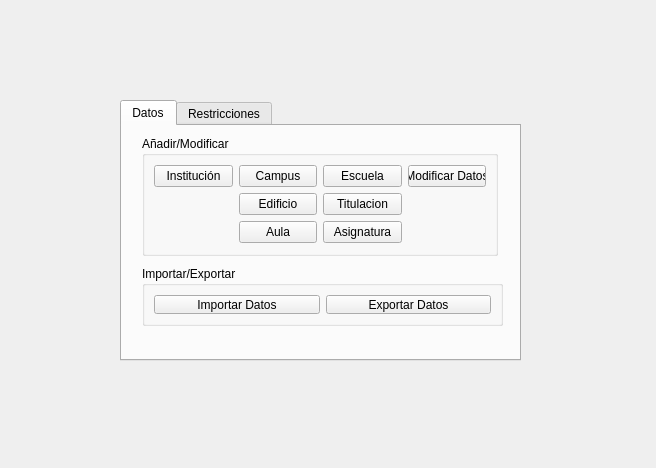
<?xml version="1.0" encoding="UTF-8"?>
<ui version="4.0">
 <class>MainWindow</class>
 <widget class="QMainWindow" name="MainWindow">
  <property name="geometry">
   <rect>
    <x>0</x>
    <y>0</y>
    <width>656</width>
    <height>468</height>
   </rect>
  </property>
  <property name="windowTitle">
   <string>MainWindow</string>
  </property>
  <widget class="QWidget" name="centralwidget">
   <widget class="QTabWidget" name="tabWidget">
    <property name="geometry">
     <rect>
      <x>120</x>
      <y>100</y>
      <width>401</width>
      <height>261</height>
     </rect>
    </property>
    <property name="currentIndex">
     <number>0</number>
    </property>
    <widget class="QWidget" name="datos">
     <attribute name="title">
      <string>Datos</string>
     </attribute>
     <widget class="QGroupBox" name="addModify">
      <property name="geometry">
       <rect>
        <x>20</x>
        <y>10</y>
        <width>356</width>
        <height>120</height>
       </rect>
      </property>
      <property name="title">
       <string>Añadir/Modificar</string>
      </property>
      <layout class="QGridLayout" name="gridLayout_3">
       <item row="0" column="0">
        <widget class="QPushButton" name="institucion">
         <property name="text">
          <string>Institución</string>
         </property>
        </widget>
       </item>
       <item row="0" column="1">
        <widget class="QPushButton" name="campus">
         <property name="text">
          <string>Campus</string>
         </property>
        </widget>
       </item>
       <item row="0" column="2">
        <widget class="QPushButton" name="escuela">
         <property name="text">
          <string>Escuela</string>
         </property>
        </widget>
       </item>
       <item row="0" column="3">
        <widget class="QPushButton" name="modificar">
         <property name="text">
          <string>Modificar Datos</string>
         </property>
        </widget>
       </item>
       <item row="1" column="1">
        <widget class="QPushButton" name="edificio">
         <property name="text">
          <string>Edificio</string>
         </property>
        </widget>
       </item>
       <item row="1" column="2">
        <widget class="QPushButton" name="titulacion">
         <property name="text">
          <string>Titulacion</string>
         </property>
        </widget>
       </item>
       <item row="2" column="1">
        <widget class="QPushButton" name="aula">
         <property name="text">
          <string>Aula</string>
         </property>
        </widget>
       </item>
       <item row="2" column="2">
        <widget class="QPushButton" name="asignatura">
         <property name="text">
          <string>Asignatura</string>
         </property>
        </widget>
       </item>
      </layout>
     </widget>
     <widget class="QGroupBox" name="importExport">
      <property name="geometry">
       <rect>
        <x>20</x>
        <y>140</y>
        <width>361</width>
        <height>60</height>
       </rect>
      </property>
      <property name="title">
       <string>Importar/Exportar</string>
      </property>
      <layout class="QGridLayout" name="gridLayout_5">
       <item row="0" column="0">
        <widget class="QPushButton" name="importar">
         <property name="text">
          <string>Importar Datos</string>
         </property>
        </widget>
       </item>
       <item row="0" column="1">
        <widget class="QPushButton" name="exportar">
         <property name="text">
          <string>Exportar Datos</string>
         </property>
        </widget>
       </item>
      </layout>
     </widget>
    </widget>
    <widget class="QWidget" name="restricciones">
     <attribute name="title">
      <string>Restricciones</string>
     </attribute>
     <widget class="QGroupBox" name="tiempo">
      <property name="geometry">
       <rect>
        <x>20</x>
        <y>10</y>
        <width>356</width>
        <height>90</height>
       </rect>
      </property>
      <property name="title">
       <string>Restricicones de Tiempo</string>
      </property>
      <layout class="QGridLayout" name="gridLayout">
       <item row="0" column="0">
        <widget class="QPushButton" name="dias">
         <property name="text">
          <string>Días</string>
         </property>
        </widget>
       </item>
       <item row="0" column="1">
        <widget class="QPushButton" name="horas">
         <property name="text">
          <string>Horas</string>
         </property>
        </widget>
       </item>
       <item row="0" column="2">
        <widget class="QPushButton" name="descansos">
         <property name="text">
          <string>Descansos</string>
         </property>
        </widget>
       </item>
       <item row="1" column="0">
        <widget class="QPushButton" name="nuevaTiempo">
         <property name="text">
          <string>Nueva Restricción</string>
         </property>
        </widget>
       </item>
      </layout>
     </widget>
     <widget class="QGroupBox" name="lugar">
      <property name="geometry">
       <rect>
        <x>20</x>
        <y>110</y>
        <width>356</width>
        <height>90</height>
       </rect>
      </property>
      <property name="title">
       <string>Restricciones de Lugar</string>
      </property>
      <layout class="QGridLayout" name="gridLayout_2">
       <item row="0" column="0">
        <widget class="QPushButton" name="resEdififcio">
         <property name="text">
          <string>Edififcio</string>
         </property>
        </widget>
       </item>
       <item row="0" column="1">
        <widget class="QPushButton" name="resCampus">
         <property name="text">
          <string>Campus</string>
         </property>
        </widget>
       </item>
       <item row="0" column="2">
        <widget class="QPushButton" name="resAula">
         <property name="text">
          <string>Aula</string>
         </property>
        </widget>
       </item>
       <item row="1" column="0">
        <widget class="QPushButton" name="nuevaLugar">
         <property name="text">
          <string>Nueva Restricción</string>
         </property>
        </widget>
       </item>
      </layout>
     </widget>
    </widget>
   </widget>
  </widget>
 </widget>
 <resources/>
 <connections/>
</ui>
